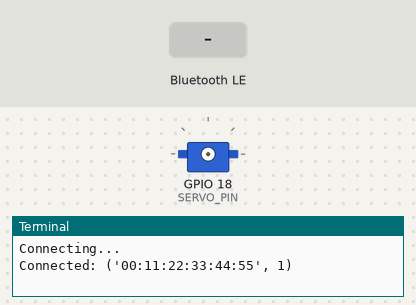
The program below on a simulated Raspberry Pi (BCM pin numbers). On the bench: servo, the last lines printed to the terminal. The inputs (shaded band) are chosen by the test bench. A phone connects over Bluetooth after 1 s; servo angles are drawn from the pulse width (0.5 ms = 0°, 2.5 ms = 180°).

Above: at 2.2 s.
2.3 s: "O" written over Bluetooth
At 6.3 s:
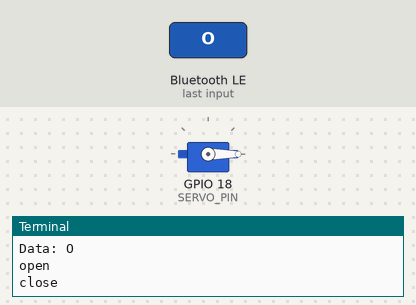
6.8 s: "1" written over Bluetooth
8.8 s: "on" written over Bluetooth
10.3 s: "off" written over Bluetooth
Timing chart, 0 to 12.8 s (numbered marks = the images above; inputs shaded):
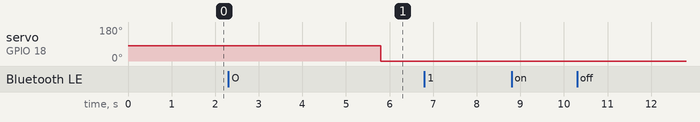

Measured:
- after the input at 2.3 s, servo on GPIO 18 (SERVO_PIN): 81° → 0° after 3.5 s

The program:

trashbin_server.py
```python
import bluetooth
import RPi.GPIO as GPIO
import time

SERVO_PIN = 18

GPIO.setmode(GPIO.BCM)
GPIO.setup(SERVO_PIN, GPIO.OUT)

servo = GPIO.PWM(SERVO_PIN, 50)
servo.start(0)


def set_angle(angle):
    duty = 2 + (angle / 18)
    GPIO.output(SERVO_PIN, True)
    servo.ChangeDutyCycle(duty)
    time.sleep(0.5)
    GPIO.output(SERVO_PIN, False)
    servo.ChangeDutyCycle(0)


def open_lid():
    print("open")
    set_angle(90)
    time.sleep(3)


def close_lid():
    print("close")
    set_angle(0)
    time.sleep(1)


server_sock = bluetooth.BluetoothSocket(bluetooth.RFCOMM)
port = 1

server_sock.bind(("", port))
server_sock.listen(1)

bluetooth.advertise_service(
    server_sock,
    "TrashBinServer",
    service_classes=[bluetooth.SERIAL_PORT_CLASS],
    profiles=[bluetooth.SERIAL_PORT_PROFILE]
)

print("Connecting...")

client_sock, address = server_sock.accept()
print(f"Connected: {address}")

try:
    while True:
        data = client_sock.recv(1024).decode("utf-8").strip()

        if data:
            print(f"Data: {data}")

            if data == "O":
                open_lid()
                close_lid()

except Exception as e:
    print("error:", e)

finally:
    servo.stop()
    GPIO.cleanup()
    client_sock.close()
    server_sock.close()
```
